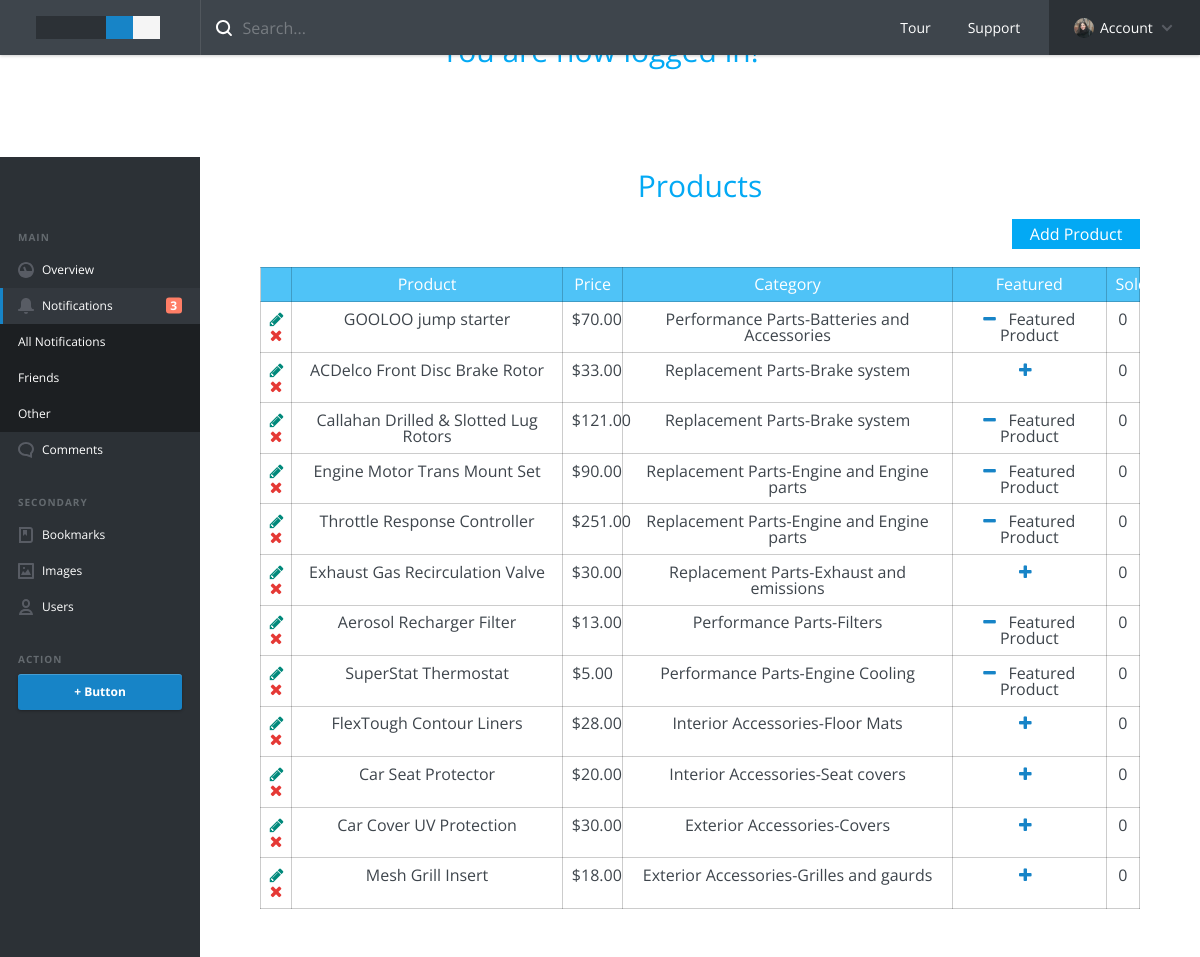
/online_store/admin1/products.php (signed in), run on the app's committed database.
### tables this page shows
CREATE TABLE `products` (
  `id` int(11) NOT NULL,
  `title` varchar(255) NOT NULL,
  `price` decimal(10,0) NOT NULL,
  `list_price` decimal(10,0) NOT NULL,
  `brand` int(11) NOT NULL,
  `categories` varchar(255) NOT NULL,
  `image` text NOT NULL,
  `description` text NOT NULL,
  `featured` tinyint(4) NOT NULL DEFAULT '0',
  `myquant` int(11) NOT NULL,
  `deleted` tinyint(4) NOT NULL DEFAULT '0',
  `threshold` int(11) NOT NULL
);

### online_store/helpers/helpers.php (called while the page is built, shortened)
<?php
function money($number) {
    return '$'.number_format($number, 2);
}

### online_store/admin1/products.php (the view, shortened to what this page needs)
<?php
require_once $_SERVER['DOCUMENT_ROOT'].'/online_store/core/init.php';
include 'includes/head.php';
include 'includes/navigation.php';
include 'includes/left-sidebar.php';
include 'includes/content.php';
$dbpath = '';
if (isset($_GET['add']) || isset($_GET['edit'])) {
    $brandQuery = $db->query("SELECT * FROM brand ORDER BY brand");
    $parentQuery = $db->query("SELECT * FROM categories WHERE parent = 0 ORDER BY category");
    $title = ((isset($_POST['title']) && $_POST['title'] != '') ? sanitize($_POST['title']) : '');
    $brand = ((isset($_POST['brand']) && !empty($_POST['brand'])) ? sanitize($_POST['brand']) : '');
    $parent = ((isset($_POST['parent']) && !empty($_POST['parent'])) ? sanitize($_POST['parent']) : '');
    $category = ((isset($_POST['child'])) && !empty($_POST['child']) ? sanitize($_POST['child']) : '');
    $price = ((isset($_POST['price']) && $_POST['price'] != '') ? sanitize($_POST['price']) : '');
    $list_price = ((isset($_POST['list_price']) && $_POST['list_price'] != '') ? sanitize($_POST['list_price']) : '');
    $description = ((isset($_POST['description']) && $_POST['description'] != '') ? sanitize($_POST['description']) : '');
    $sizes = ((isset($_POST['sizes']) && $_POST['sizes'] != '') ? sanitize($_POST['sizes']) : '');
    $sizes = rtrim($sizes, ',');
    $saved_image = '';
    if (isset($_GET['edit'])) {
      $edit_id = (int)$_GET['edit'];
      $productResults = $db->query("SELECT * FROM products WHERE id = '$edit_id'");
      $product = mysqli_fetch_assoc($productResults);
      if (isset($_GET['delete_image'])) {
        $image_url = $_SERVER['DOCUMENT_ROOT'].$product['image'];
        unlink($image_url);
        $db->query("UPDATE products SET image = '' WHERE id = '$edit_id'");
        header('Location: products.php?edit='.$edit_id);
      }
      $category = ((isset($_POST['child']) && $_POST['child'] != '') ? sanitize($_POST['child']) : $product['categories'] );
      $title = ((isset($_POST['title']) && !empty($_POST['title'])) ? sanitize($_POST['title']) : $product['title']);
      $brand = ((isset($_POST['brand']) && !empty($_POST['brand'])) ? sanitize($_POST['brand']) : $product['brand']);
      $parentQ = $db->query("SELECT * FROM categories WHERE id = '$category'");
      $parentResult = mysqli_fetch_assoc($parentQ);
      $parent = ((isset($_POST['parent']) && !empty($_POST['parent'])) ? sanitize($_POST['parent']) : $parentResult['parent']);
      $price = ((isset($_POST['price']) && !empty($_POST['price'])) ? sanitize($_POST['price']) : $product['price']);
      $list_price = ((isset($_POST['list_price']) && !empty($_POST['list_price'])) ? sanitize($_POST['list_price']) : $product['list_price']);
      $description = ((isset($_POST['description']) && !empty($_POST['description'])) ? sanitize($_POST['description']) : $product['description']);
      $sizes = ((isset($_POST['sizes']) && !empty($_POST['sizes'])) ? sanitize($_POST['sizes']) : $product['sizes']);
      $sizes = rtrim($sizes, ',');
      $saved_image = (($product['image'] != '') ? $product['image'] : '');
      $dbpath = $saved_image;
    }
    if (!empty($sizes)) {
            $sizeString = sanitize($sizes);
            $sizeString = rtrim($sizeString, ',');
            $sizesArray = explode(',',$sizeString);
            $sArray = array();
            $qArray = array();
            foreach($sizesArray as $ss) {
                $s = explode(':', $ss);
                $sArray[] = $s[0];
                $qArray[] = $s[1];
            }
        } else {
            $sizesArray = array();
        }
    if ($_POST) {
      $errors = array();
        $required = array('title', 'brand', 'price', 'parent', 'child', 'sizes');
        foreach ($required as $field) {
          if ($_POST[$field] == '') {
            $errors[] = 'All Fields With and Astrisk are required.';
            break;
          }
        }
        if (!empty($_FILES)) {
          $photo = $_FILES['photo'];
          $name = $photo['name'];
          $nameArray = explode('.', $name);
          $fileName = $nameArray[0];
          $fileExt = $nameArray[1];
          $mime = explode('/', $photo['type']);
          $mimeType = $mime[0];
          $mimeExt = $mime[1];
          $tmpLoc = $photo['tmp_name'];
          $fileSize = $photo['size'];
          $allowed = array('png', 'jpg', 'jpeg', 'gif');
          $uploadPath = BASEURL.'img/product/'.$uploadName;
          $uploadName = md5(microtime()).'.'.$fileExt;
          $dbpath = '/online_store/img/product/'.$uploadName;
          if ($mimeType != 'image') {
            $errors[] = 'The file must be an image.';
          }
          if (!in_array($fileExt, $allowed)) {
            $errors[] = 'The file extension must be a png, jpg, jpeg or gif.';
          }
          if ($fileSize > 15000000) {
            $errors[] = 'The files size must be under 15MB.';
          }
          if ($fileExt != $mimeExt && ($mimeExt == 'jpeg' && $fileExt != 'jpg')) {
            $errors[] = 'File extension does not match the file.';
          }
        }
        if (!empty($errors)) {
          echo display_errors($errors);
        } else {
          if (!empty($_FILES)) {
            move_uploaded_file($tmpLoc,$uploadPath);
          }
           $insertSql = "INSERT INTO products (`title`, `price`, `list_price`, `brand`, `categories`, `image`, `description`, `featured`, `sizes`, `deleted`) VALUES ('$title', '$price', '$list_price', '$brand', '$category', '$dbpath', '$description', '0', '$sizes', '0')";
           if (isset($_GET['edit'])) {
             $insertSql = "UPDATE products SET title = '$title', price = '$price', list_price = '$list_price', brand = '$brand', categories = '$category', sizes = '$sizes', image = '$dbpath', description = '$description' WHERE id = '$edit_id'";
           }
           $db->query($insertSql);
           header('Location: products.php');
        }
    }
?>
   <h2 class="text-center"><?= ((isset($_GET['edit'])) ? 'Edit' : 'Add a New'); ?> Product</h2>
   <form class="add-product" action="products.php?<?= ((isset($_GET['edit'])) ? 'edit='.$edit_id : 'add=1'); ?>" method="POST" enctype="multipart/form-data">
       <div class="form-group">
           <label for="title">Title *:</label>
           <input type="text" name="title" id="title" class="form-control" value="<?= $title; ?>">
       </div>
       <div class="form-group">
           <label for="brand">Brand *:</label>
           <select name="brand" class="form-control" id="brand">
               <option value=""<?= (($brand == '') ? ' selected' : ''); ?>></option>
               <?php while ($b = mysqli_fetch_assoc($brandQuery)): ?>
                   <option value="<?= $b['id']; ?>"<?= (($brand == $b['id']) ? ' selected' : ''); ?>><?= $b['brand']; ?></option>
               <?php endwhile; ?>
           </select>
       </div>
       <div class="form-group">
           <label for="parent">Parent Category *:</label>
           <select name="parent" id="parent" class="form-control">
               <option value=""<?= (($parent == '') ? ' selected' : ''); ?>></option>
               <?php while($p = mysqli_fetch_assoc($parentQuery)): ?>
                   <option value="<?= $p['id']; ?>"<?= (($parent == $p['id']) ? ' selected' : ''); ?>><?= $p['category']; ?></option>
               <?php endwhile; ?>
           </select>
       </div>
       <div class="form-group">
           <label for="child">Child Category *:</label>
           <select name="child" id="child" class="form-control">
           </select>
       </div>
       <div class="form-group">
           <label for="price">Price *:</label>
           <input type="text" id="price" name="price" class="form-control" value="<?= $price; ?>">
       </div>
       <div class="form-group">
           <label for="list_price">List Price :</label>
           <input type="text" id="list_price" name="list_price" class="form-control" value="<?= $list_price; ?>">
       </div>
       <div class="form-group">
          <label for="">Quantity & Sizes *:</label>
           <button class="btn-default form-control" onclick="jQuery('#sizesModal').modal('toggle');return false;">Quantity & Sizes</button>
       </div>
       <div class="form-group">
           <label for="sizes">Sizes & Quantity Preview</label>
           <input type="text" class="form-control" name="sizes" id="sizes" value="<?= $sizes; ?>" readonly>
       </div>
       <div class="form-group">
            <?php if ($saved_image != '') : ?>
                <div class="saved-image">
                  <img src="<?= $saved_image; ?>" alt="saved image"><br>
                  <a href="products.php?delete_image=1&edit=<?= $edit_id; ?>" class="text-danger">Delete Image</a>
                </div>
            <?php else : ?>
           <label for="photo">Product Photo:</label>
           <input type="file" name="photo" id="photo" class="form-control">
         <?php endif; ?>
       </div>
       <div class="form-group">
           <label for="description">Description:</label>
           <textarea name="description" id="description" class="form-control" rows="6"><?= $description; ?></textarea>
       </div>
       <div class="form-group">
        <a href="products.php" class="btn-cancel">Cancel</a>
           <input type="submit" value="<?= ((isset($_GET['edit'])) ? 'Edit' : 'Add'); ?> Product" id="add-product" class="btn-success">
       </div>
   </form>
<div class="modal fade" id="sizesModal" tabindex="-1" role="dialog" aria-labelledby="sizesModalLabel">
  <div class="modal-dialog modal-lg" role="document">
    <div class="modal-content">
      <div class="modal-header">
        <button type="button" class="close" data-dismiss="modal" aria-label="Close"><span aria-hidden="true">&times;</span></button>
        <h4 class="modal-title" id="sizesModalLabel">Size & Quantity</h4>
      </div>
      <div class="modal-body">
       <div class="container-fluid">
        <?php for($i = 1; $i <= 12; $i++): ?>
            <div class="form-group col-md-4">
                <label for="size<?= $i; ?>">Size:</label>
                <input type="text" name="size<?= $i; ?>" id="size<?= $i; ?>" value="<?= ((!empty($sArray[$i-1])) ? $sArray[$i-1] : ''); ?>" class="form-control">
            </div>
            <div class="form-group col-md-2">
                <label for="qty<?= $i; ?>">Quantity:</label>
                <input type="number" name="qty<?= $i; ?>" id="qty<?= $i; ?>" value="<?= ((!empty($qArray[$i-1])) ? $qArray[$i-1] : ''); ?>" min="0" class="form-control">
            </div>
        <?php endfor; ?>
        </div>
      </div>
      <div class="modal-footer">
        <button type="button" class="btn-default" data-dismiss="modal">Close</button>
        <button type="button" class="btn-primary" onclick="updateSizes();jQuery('#sizesModal').modal('toggle');return false;">Save changes</button>
      </div>
    </div>
  </div>
</div>
<?php } else {
    $sql = "SELECT * FROM products WHERE deleted = 0";
    $presults = $db->query($sql);
    ?>
    <h2 class="text-center">Products</h2>
    <a href="products.php?add=1" class="btn-success" id="add-product-btn">Add Product</a>
    <table class="table table-bordered table-condensed table-striped">
        <thead>
            <th class="parent-category"></th>
            <th class="parent-category">Product</th>
            <th class="parent-category">Price</th>
            <th class="parent-category">Category</th>
            <th class="parent-category">Featured</th>
            <th class="parent-category">Sold</th>
        </thead>
        <tbody>
            <?php while ($product = mysqli_fetch_assoc($presults)) :
            $childID = $product['categories'];
            $catSql = "SELECT * FROM categories WHERE id = '$childID'";
            $result = $db->query($catSql);
            $child = mysqli_fetch_assoc($result);
            $parentID = $child['parent'];
            $pSql = "SELECT * FROM categories WHERE id = '$parentID'";
            $presult = $db->query($pSql);
            $parent = mysqli_fetch_assoc($presult);
            $category = $parent['category'].'-'.$child['category'];
            ?>
                <tr>
                    <td>
                        <a href="products.php?edit=<?= $product['id']; ?>"><i class="fa fa-pencil" aria-hidden="true"></i></a>
                        <a href="products.php?delete=<?= $product['id']; ?>"><i class="fa fa-times" aria-hidden="true"></i></a>
                    </td>
                    <td>
                        <?= $product['title']; ?>
                    </td>
                    <td>
                        <?= money($product['price']); ?>
                    </td>
                    <td>
                        <?= $category; ?>
                    </td>
                    <td><a href="products.php?featured=<?= (($product['featured'] == 0) ? '1' : '0'); ?>&id=<?= $product['id']; ?>">
                    <i class="fa fa-<?= (($product['featured'] == 1) ? 'minus' : 'plus'); ?>" aria-hidden="true"></i>
                    </a> &nbsp
                        <?= (($product['featured'] == 1) ? 'Featured Product' : ''); ?>
                    </td>
                    <td>0</td>
                </tr>
                <?php endwhile; ?>
        </tbody>
    </table>
    <?php } include 'includes/footer.php'; ?>

### online_store/admin1/css/style.css (style rules this page uses)
*, *::after, *::before { box-sizing: border-box; }
html { font-size: 62.5%; }
body { font-size: 1.6rem; font-family: "Open Sans", sans-serif; color: #3e454c; background-color: #ffffff; }
body::after { clear: both; content: ""; display: table; }
a { color: #1784c7; text-decoration: none; }
.text-center { text-align: center; color: #03A9F4; font-size: 3rem; margin-top: 3%; margin-bottom: 2%; }
a.btn-success { background-color: #03A9F4; color: #fff; border-style: solid; border-color: #03A9F4; padding: .8% 2%; float: right; margin-bottom: 2%; }
.btn-success { background-color: #03A9F4; color: #fff; border-style: solid; border-color: #03A9F4; cursor: pointer; }
.table-brand td, th { border: 1px solid rgba(0, 0, 0, .2); padding: 1%; text-align: center; }
.table { width: 100%; margin-top: 3%; }
.table td { border: 1px solid rgba(0, 0, 0, .2); padding: 1%; text-align: center; }
.parent-category { background-color: #4FC3F7; color: #fff; }
.fa-times { color: #E53935; }
.fa-pencil { color: #00897B; }

### data on the page
products: title "GOOLOO jump starter", price "$70.00", category "Performance Parts-Batteries and Accessories", featured 1 (drawn)
products: title "ACDelco Front Disc Brake Rotor", price "$33.00", category "Replacement Parts-Brake system", featured 0 (drawn)
products: title "Callahan Drilled & Slotted Lug Rotors", price "$121.00", category "Replacement Parts-Brake system", featured 1 (drawn)
products: title "Engine Motor Trans Mount Set", price "$90.00", category "Replacement Parts-Engine and Engine parts", featured 1 (drawn)
products: title "Throttle Response Controller", price "$251.00", category "Replacement Parts-Engine and Engine parts", featured 1 (drawn)
products: title "Exhaust Gas Recirculation Valve", price "$30.00", category "Replacement Parts-Exhaust and emissions", featured 0 (drawn)
products: title "Aerosol Recharger Filter", price "$13.00", category "Performance Parts-Filters", featured 1 (drawn)
products: title "SuperStat Thermostat", price "$5.00", category "Performance Parts-Engine Cooling", featured 1 (drawn)
products: title "FlexTough Contour Liners", price "$28.00", category "Interior Accessories-Floor Mats", featured 0 (drawn)
products: title "Car Seat Protector", price "$20.00", category "Interior Accessories-Seat covers", featured 0 (drawn)
products: title "Car Cover UV Protection", price "$30.00", category "Exterior Accessories-Covers", featured 0 (drawn)
products: title "Mesh Grill Insert", price "$18.00", category "Exterior Accessories-Grilles and gaurds", featured 0 (drawn)
